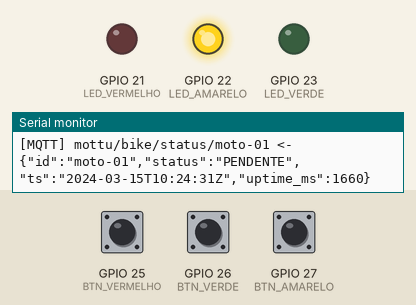
A sketch run on a simulated ESP32. On the bench: output pins drawn as LEDs (lit = HIGH), the last lines printed to the serial monitor. The test bench sets the inputs (shaded band); at power-on: GPIO 25 (BTN_VERMELHO) HIGH, GPIO 26 (BTN_VERDE) HIGH, GPIO 27 (BTN_AMARELO) HIGH. WiFi joins after 1.5 s; servers stay silent unless stated; the local clock reads 2024-03-15 10:24:30 at power-on unless the sketch sets it; no MQTT or app messages arrive unless stated.

Above: at 2.8 s.
2.9 s: GPIO 25 (BTN_VERMELHO) pulled LOW for 0.15 s
At 3.4 s:
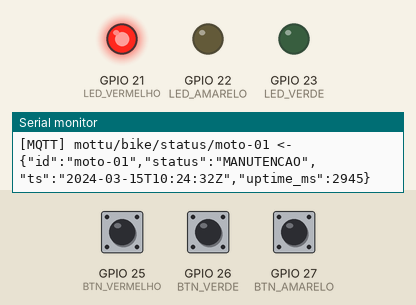
4.5 s: GPIO 26 (BTN_VERDE) pulled LOW for 0.15 s
At 5.7 s:
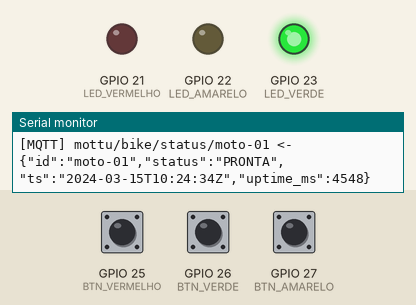
6.1 s: GPIO 25 (BTN_VERMELHO) pulled LOW for 1 s
At 7.1 s:
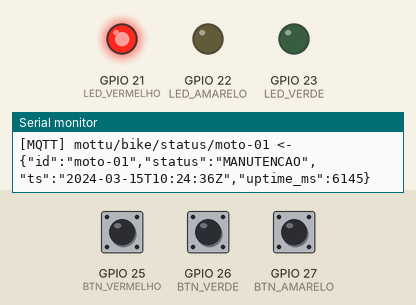
8.6 s: GPIO 26 (BTN_VERDE) pulled LOW for 1 s
At 9.0 s:
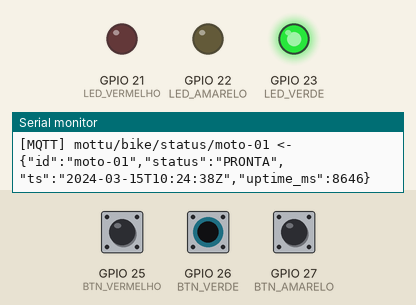
Timing chart, 0 to 11.6 s (numbered marks = the images above; inputs shaded):
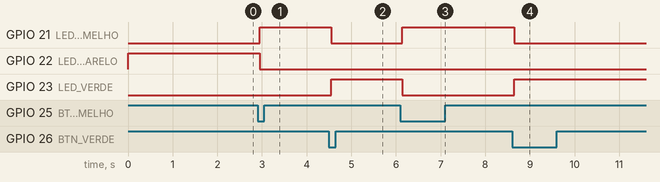

The sketch:

codigo.ino
```cpp
#include <WiFi.h>
#include <PubSubClient.h>
#include <time.h>

const char* WIFI_SSID = "nomedasuarede";
const char* WIFI_PASS = "suasenhadewifi";
const char* BROKER    = "broker.hivemq.com";
const uint16_t BROKER_PORT = 1883;
const char* DEVICE_ID = "moto-01";

const int LED_VERDE    = 23;
const int LED_AMARELO  = 22;
const int LED_VERMELHO = 21;

const int BTN_VERDE    = 26;
const int BTN_AMARELO  = 27;
const int BTN_VERMELHO = 25;

struct Btn {
  int pin;
  bool lastStable = HIGH;
  bool lastRead   = HIGH;
  unsigned long lastChange = 0;
};
Btn bverde{BTN_VERDE}, bamarelo{BTN_AMARELO}, bvermelho{BTN_VERMELHO};
const unsigned long DEBOUNCE_MS = 40;

enum Status {PRONTA, PENDENTE, MANUTENCAO};
Status estadoAtual = PENDENTE;

WiFiClient espClient;
PubSubClient mqtt(espClient);

String topicStatus() {
  return String("mottu/bike/status/") + DEVICE_ID;
}

const char* statusToStr(Status s){
  switch (s){
    case PRONTA: return "PRONTA";
    case PENDENTE: return "PENDENTE";
    default: return "MANUTENCAO";
  }
}

void setLeds(Status s){
  digitalWrite(LED_VERDE,    s==PRONTA);
  digitalWrite(LED_AMARELO,  s==PENDENTE);
  digitalWrite(LED_VERMELHO, s==MANUTENCAO);
}

String isoNowUTC(){
  time_t now; time(&now);
  struct tm t; gmtime_r(&now, &t);
  char buf[25];
  strftime(buf, sizeof(buf), "%Y-%m-%dT%H:%M:%SZ", &t);
  return String(buf);
}

void publica(Status s){
  if (!mqtt.connected()) return;
  String payload = String("{\"id\":\"") + DEVICE_ID +
                   "\",\"status\":\"" + statusToStr(s) +
                   "\",\"ts\":\"" + isoNowUTC() +
                   "\",\"uptime_ms\":" + String(millis()) + "}";
  mqtt.publish(topicStatus().c_str(), payload.c_str(), true);
  Serial.print("[MQTT] "); Serial.print(topicStatus()); Serial.print(" <- "); Serial.println(payload);
}

bool debouncePress(Btn &b){
  bool reading = digitalRead(b.pin);
  if (reading != b.lastRead){
    b.lastChange = millis();
    b.lastRead = reading;
  }
  if ((millis() - b.lastChange) > DEBOUNCE_MS){
    if (reading != b.lastStable){
      b.lastStable = reading;
      if (reading == LOW) return true;
    }
  }
  return false;
}

void handlePress(Status novo){
  if (estadoAtual == novo) return;
  estadoAtual = novo;
  setLeds(novo);
  publica(novo);
}

void wifiConnectOnce(uint32_t timeout_ms=10000){
  if (WiFi.status() == WL_CONNECTED) return;
  Serial.print("[WiFi] Conectando a "); Serial.println(WIFI_SSID);
  WiFi.mode(WIFI_STA);
  WiFi.begin(WIFI_SSID, WIFI_PASS);
  uint32_t t0 = millis();
  while (WiFi.status()!=WL_CONNECTED && (millis()-t0) < timeout_ms){
    delay(200);
  }
  if (WiFi.status()==WL_CONNECTED){
    Serial.print("[WiFi] OK: "); Serial.println(WiFi.localIP());
    configTime(0, 0, "pool.ntp.org", "time.nist.gov");
  } else {
    Serial.println("[WiFi] Falhou (offline).");
  }
}

void mqttConnectOnce(){
  if (WiFi.status()!=WL_CONNECTED || mqtt.connected()) return;
  mqtt.setServer(BROKER, BROKER_PORT);
  String cid = String("esp32-") + String((uint32_t)ESP.getEfuseMac(), HEX);
  String willTopic = String("mottu/bike/connection/") + DEVICE_ID;
  const char* willMsg = "offline";
  bool ok = mqtt.connect(cid.c_str(), NULL, NULL, willTopic.c_str(), 0, true, willMsg);
  if (ok){
    Serial.println("[MQTT] Conectado");
    mqtt.publish(willTopic.c_str(), "online", true);
    publica(estadoAtual);
  } else {
    Serial.print("[MQTT] Falha connect, rc="); Serial.println(mqtt.state());
  }
}

uint32_t lastReconnectTry = 0;
const uint32_t RECONNECT_EVERY_MS = 3000;

void setup(){
  Serial.begin(115200);
  pinMode(LED_VERDE, OUTPUT);
  pinMode(LED_AMARELO, OUTPUT);
  pinMode(LED_VERMELHO, OUTPUT);
  pinMode(BTN_VERDE, INPUT_PULLUP);
  pinMode(BTN_AMARELO, INPUT_PULLUP);
  pinMode(BTN_VERMELHO, INPUT_PULLUP);
  setLeds(estadoAtual);
  wifiConnectOnce();
  mqttConnectOnce();
  publica(estadoAtual);
}

void loop(){
  if (WiFi.status()!=WL_CONNECTED){
    if (millis() - lastReconnectTry > RECONNECT_EVERY_MS){
      lastReconnectTry = millis();
      wifiConnectOnce(3000);
    }
  } else {
    if (!mqtt.connected()){
      if (millis() - lastReconnectTry > RECONNECT_EVERY_MS){
        lastReconnectTry = millis();
        mqttConnectOnce();
      }
    } else {
      mqtt.loop();
    }
  }
  if (debouncePress(bverde))    handlePress(PRONTA);
  if (debouncePress(bamarelo))  handlePress(PENDENTE);
  if (debouncePress(bvermelho)) handlePress(MANUTENCAO);
  delay(5);
}
```

Measured:
- after the input at 2.9 s, GPIO 21 (LED_VERMELHO): LOW → HIGH after 0.05 s; GPIO 22 (LED_AMARELO): HIGH → LOW after 0.05 s
- after the input at 4.5 s, GPIO 21 (LED_VERMELHO): HIGH → LOW after 0.05 s; GPIO 23 (LED_VERDE): LOW → HIGH after 0.05 s
- after the input at 6.1 s, GPIO 21 (LED_VERMELHO): LOW → HIGH after 0.05 s; GPIO 23 (LED_VERDE): HIGH → LOW after 0.05 s
- after the input at 8.6 s, GPIO 21 (LED_VERMELHO): HIGH → LOW after 0.05 s; GPIO 23 (LED_VERDE): LOW → HIGH after 0.05 s
